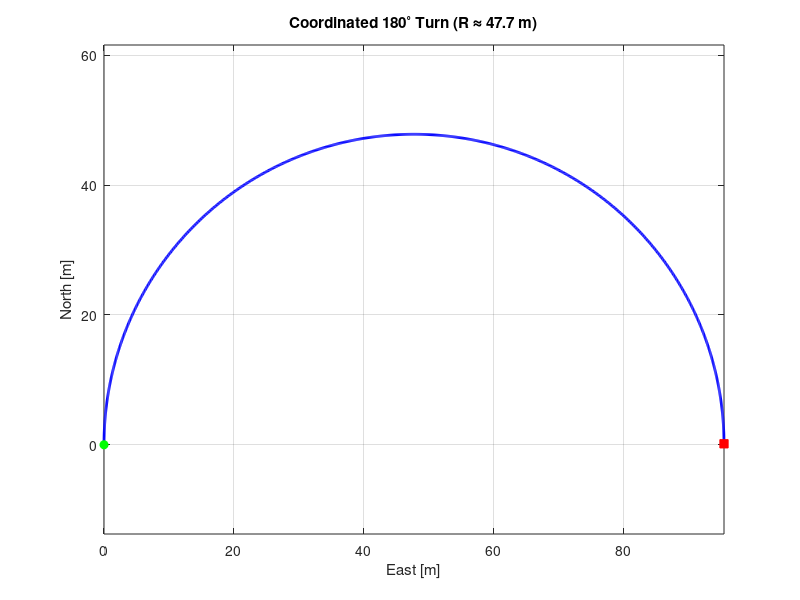

The MATLAB source for this figure: (Note: this script raises an error after producing the figure.)
clear; clc; close all;

%% 1. Define Maneuver Parameters
V_body_x = 15;          % [m/s] Forward speed
Turn_Time = 10;         % [s] Duration for 180 deg turn
Turn_Angle = pi;        % [rad] 180 degrees
Omega_turn = Turn_Angle / Turn_Time; % [rad/s] Required Yaw Rate

dt = 0.01;              % Time step
T_end = Turn_Time;      % Simulation duration
time = 0:dt:T_end;

% Drone Params (Example)
m = 5.0;                % [kg] Mass
g = 9.81;               % [m/s^2] Gravity

%% 2. Calculate Equilibrium Bank Angle
% Centripetal Accel = V * Omega
a_lat = V_body_x * Omega_turn;

% Bank Angle (Phi) required to sustain this turn without slipping
phi_target = atan(a_lat / g);

fprintf('Maneuver Specs:\n');
fprintf('  Speed: %.1f m/s\n', V_body_x);
fprintf('  Yaw Rate: %.3f rad/s\n', Omega_turn);
fprintf('  Turn Radius: %.1f m\n', V_body_x / Omega_turn);
fprintf('  Required Bank Angle: %.1f deg\n', rad2deg(phi_target));

%% 3. Kinematic Simulation Loop
% State: [North, East, Altitude, Phi, Theta, Psi]
pos = [0; 0; 100];      % Start at [0,0,100]
euler = [phi_target; 0; 0]; % Start already banked [Roll, Pitch, Yaw]

path_log = zeros(3, length(time));

for i = 1:length(time)
    
    % Store Position
    path_log(:,i) = pos;
    
    % 1. Body Velocities (Constrained)
    u = V_body_x; 
    v = 0; % No side-slip (perfect coordinated turn)
    w = 0; % Constant altitude body frame approx
    
    % 2. Rotation Matrix (Body -> Inertial)
    phi = euler(1); theta = euler(2); psi = euler(3);
    
    R_z = [cos(psi) -sin(psi) 0; sin(psi) cos(psi) 0; 0 0 1];
    R_y = [cos(theta) 0 sin(theta); 0 1 0; -sin(theta) 0 cos(theta)];
    R_x = [1 0 0; 0 cos(phi) -sin(phi); 0 sin(phi) cos(phi)];
    R_ib = R_z * R_y * R_x;
    
    V_inertial = R_ib * [u; v; w];
    
    % 3. Update Rates (Kinematic Coordinated Turn)
    % Global yaw rate is constant Omega_turn.
    % We need to find body rates (p,q,r) that result in dPsi/dt = Omega_turn
    % Simple kinematic update for Euler angles:
    dot_euler = [0; 0; Omega_turn]; 
    
    % 4. Integration
    pos = pos + V_inertial * dt;
    euler = euler + dot_euler * dt;
    
end

%% 4. Visualization
figure('Color','w');
plot(path_log(2,:), path_log(1,:), 'b-', 'LineWidth', 2); grid on;
hold on;
plot(path_log(2,1), path_log(1,1), 'go', 'MarkerFaceColor','g'); % Start
plot(path_log(2,end), path_log(1,end), 'rs', 'MarkerFaceColor','r'); % End
axis equal;
xlabel('East [m]'); ylabel('North [m]');
title(['Coordinated 180^\circ Turn (R \approx ' num2str(V_body_x/Omega_turn, '%.1f') ' m)']);
subtitle(['Bank Angle: ' num2str(rad2deg(phi_target), '%.1f') '^\circ']);
